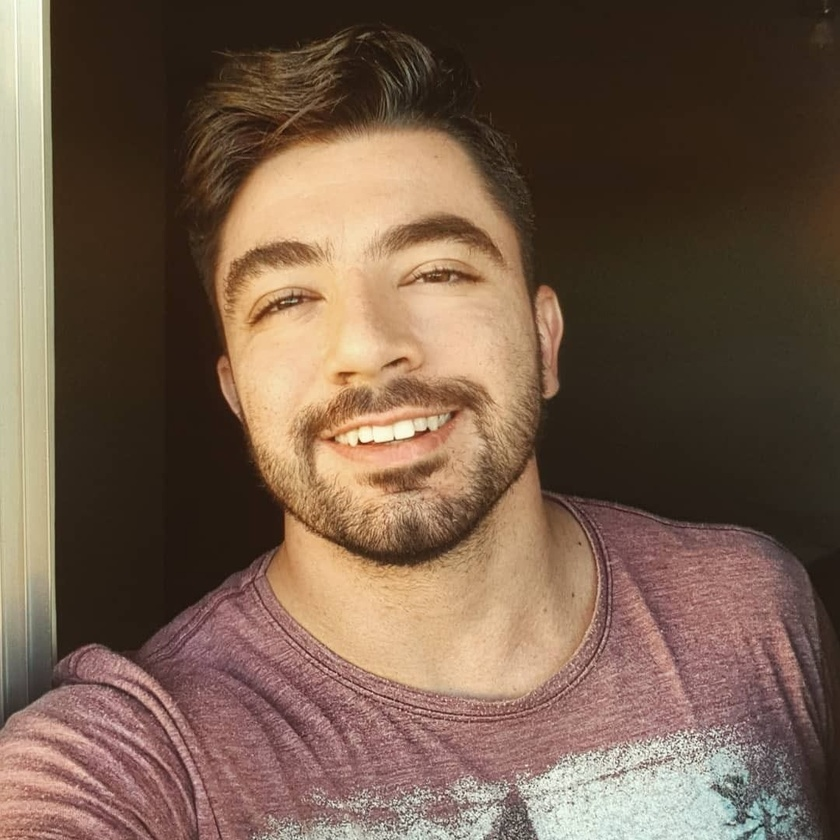
#> input picture mauro-1.jpg, 840 x 840 px, shrunk from 1080 x 1080 before the run
$ python '12 Eye and Face Detection Using Haar Cascade Classifier.py'
#> lines starting #> are read from the running program, lines starting #| are printed output that depends on the picture; after the words box and inside, x2 and y2 are one past the last pixel; in counts of white or black regions, pixels touching at a corner belong together
import cv2 as cv

eyeCascade = cv.CascadeClassifier("haarcascade_eye_tree_eyeglasses.xml")
faceCascade = cv.CascadeClassifier("haarcascade_frontalface_default.xml")

img = cv.imread("../mauro-1.jpg")
#> img is the input picture: shape (840, 840, 3); mean B, G, R 75.5, 92.7, 116.3
grayImg = cv.cvtColor(img, cv.COLOR_BGR2GRAY)
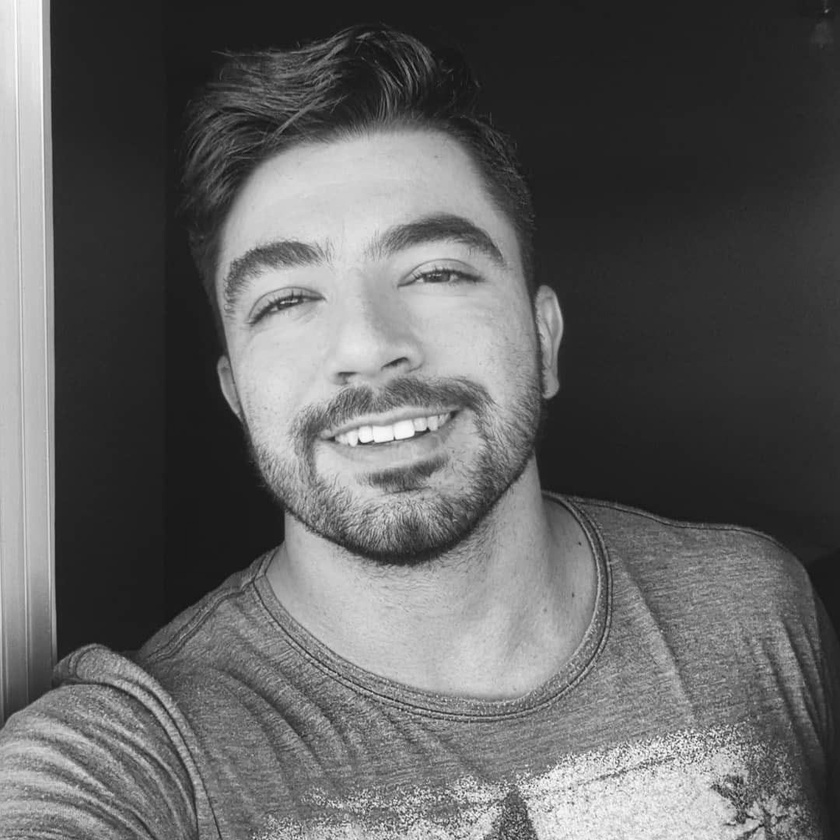
#> grayImg: shape (840, 840); min 12, max 254, mean 97.8

eyeDetect = eyeCascade.detectMultiScale(grayImg)
#> eyeDetect = [[407, 241, 70, 70]]
FaceDetect = faceCascade.detectMultiScale(grayImg, 1.1, 4) # segundo param scale factor
#> FaceDetect = [[167, 118, 405, 405]]

for(x, y, w, h) in eyeDetect: #4 pontos para fazer um retangulo, o for faz 2 vezes porque sao 2 olhos
    cv.rectangle(img, (x, y), (x+w, y+h), (0, 255, 0), thickness=4)
    #cv.imshow("Image", img)
    #cv.waitKey(0)

    for(fx, fy, fw, fh) in FaceDetect: #4 pontos para fazer um retangulo, o for faz 2 vezes porque sao 2 olhos
        cv.rectangle(img, (fx, fy), (fx+fw, fy+fh), (0, 0, 255), thickness=4)\
#> this loop made 1 pass
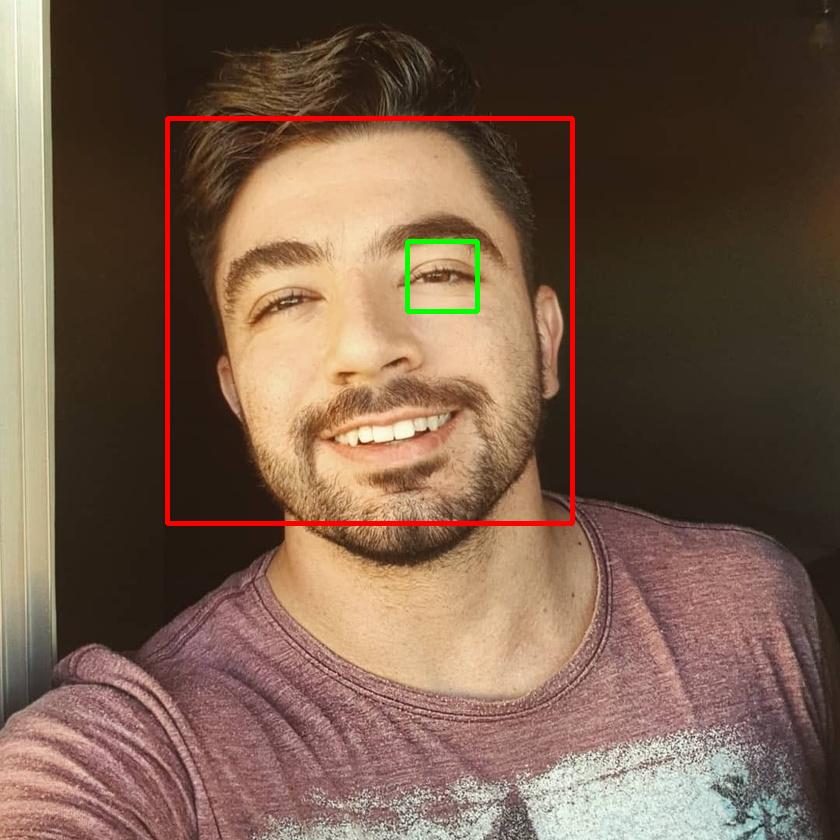
#> img: shape (840, 840, 3); 1.34% of pixels changed, all inside (x1, y1, x2, y2) = (165, 116, 575, 526)

cv.imshow("Image", img)
cv.waitKey(0)

$ run again, with derrame.jpg copied over mauro-1.jpg
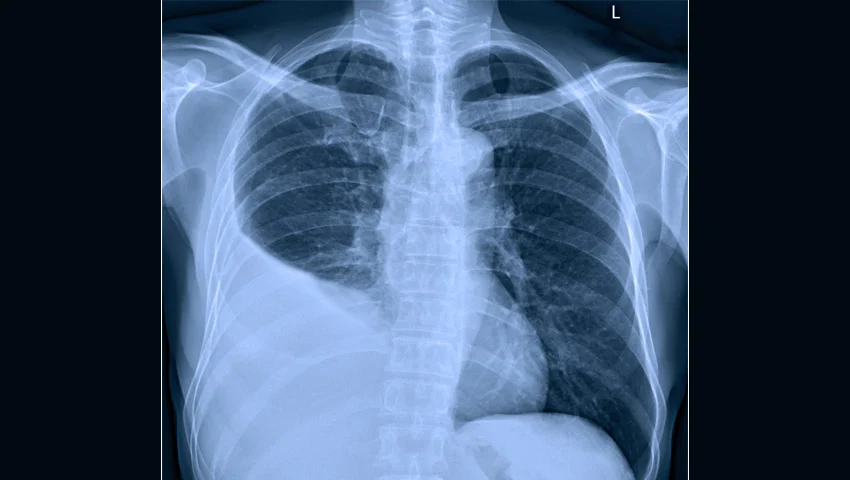
#> input picture derrame.jpg, 850 x 480 px
#> img is the input picture: shape (480, 850, 3); mean B, G, R 111.9, 84.4, 63.5
#> `grayImg = cv.cvtColor(img, cv.COLOR_BGR2GRAY)`:
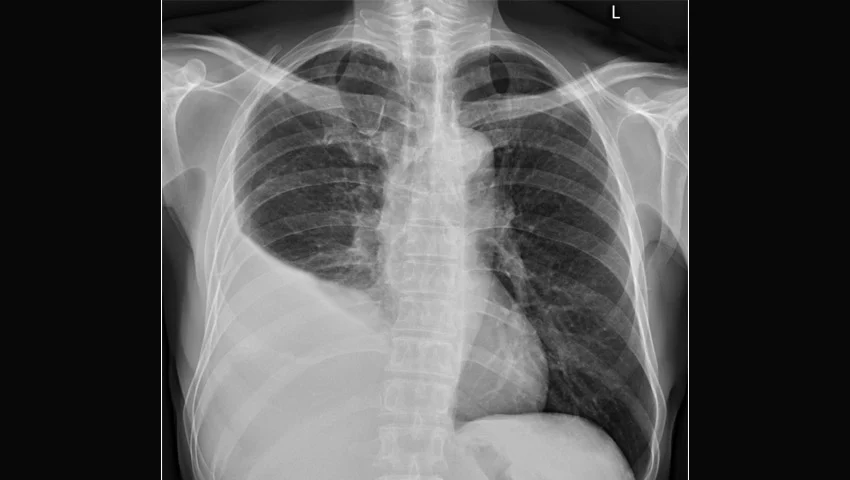
#> grayImg: shape (480, 850); min 0, max 254, mean 81.3
#> eyeDetect = ()
